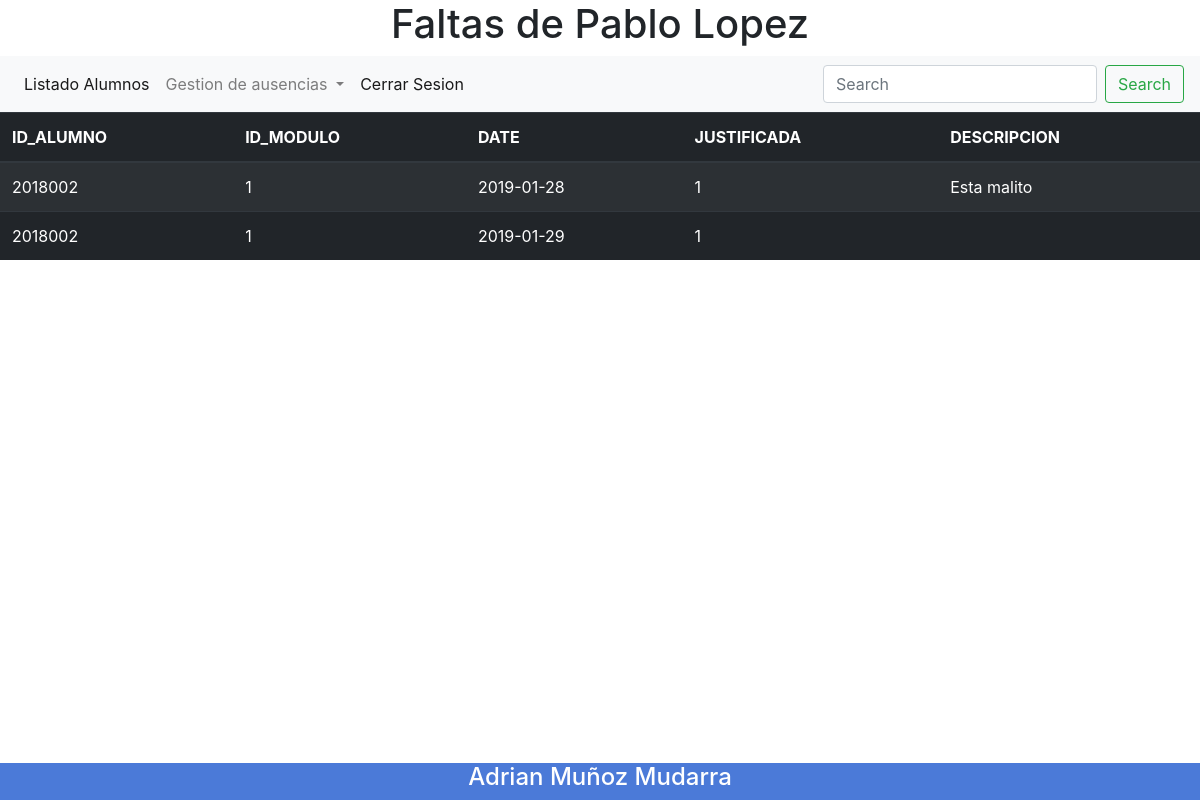
/php/listAusencias.php?id=2018002 (signed in), run on the app's committed database.
### tables this page shows
CREATE TABLE `falta` (
  `id_alumno` varchar(100) NOT NULL,
  `id_modulo` varchar(100) NOT NULL,
  `date` date NOT NULL,
  `justificada` tinyint(1) NOT NULL DEFAULT 0,
  `descripcion` varchar(255) DEFAULT NULL
);

### php/dao.php (called while the page is built, shortened)
<?php
    class Dao{
        private $conn;
        function __construct(){
            try{
                $this->conn=new PDO(DSN,USER,PASSWORD);
            }catch(PDOException $e){
                $this->error="Error en la conexion: ".$e.getMessage();
            }
        }
        public function getFaltasDeUsuario($id)
        {
            try{
                $sql="SELECT * FROM ".TABLE_FALTAS." WHERE id_alumno=".$id;
                $resultset = $this->conn->query($sql);
                return $resultset;
            }catch (PDOException $e){
                $this->error = $e->getMessage();
            }
        }
    }
?>

### php/listAusencias.php (the view, shortened to what this page needs)
<?php
include_once("app.php");
$app= new App();
$app->validateSesion();
if(isset($_GET['id'])){
    $result = $app->getFaltasDeUsuario($_GET['id']);
}else{
    App::print_init("Faltas de asistencia");
    $result = $app->getFaltas();
}
if(!$result){
    echo "<p>Error al conectar al servidor: ".$app->getDao()->error."</p>";
}else{
    $list= $result->fetchAll();
    if (count($list)==0){
        echo "<p>No hay alumnos</p>";
    }else{
        echo "<table class=\"table table-striped table-dark\">";
        echo "<thead>";
        echo "<tr>";
        for ($i = 0; $i<$result->columnCount();$i++){
            $namecolumn = $result->getColumnMeta($i);
            echo "<th>".strtoupper($namecolumn['name'])."</th>";
        }
        echo "</tr>";
        echo "</thead>";
        echo "<tbody>";
        foreach ($list as $fila){
            echo "<tr>";
            echo "<td>".$fila['id_alumno']."</td><td>".$fila['id_modulo']."</td><td>".$fila['date']."</td><td>".$fila['justificada']."</td><td>".$fila['descripcion']."</td>";
            echo "</tr>";
        }
        echo "</tbody>";
        echo "</table>";
    }
}

### data on the page
falta: id_alumno "2018002", id_modulo "1", date "2019-01-28", justificada "1", descripcion "Esta malito"
falta: id_alumno "2018002", id_modulo "1", date "2019-01-29", justificada "1"

### other printed values
$tilte "Faltas de Pablo Lopez"
$namecolumn['name'] "ID_ALUMNO"
$namecolumn['name'] "ID_MODULO"
$namecolumn['name'] "DATE"
$namecolumn['name'] "JUSTIFICADA"
$namecolumn['name'] "DESCRIPCION"
